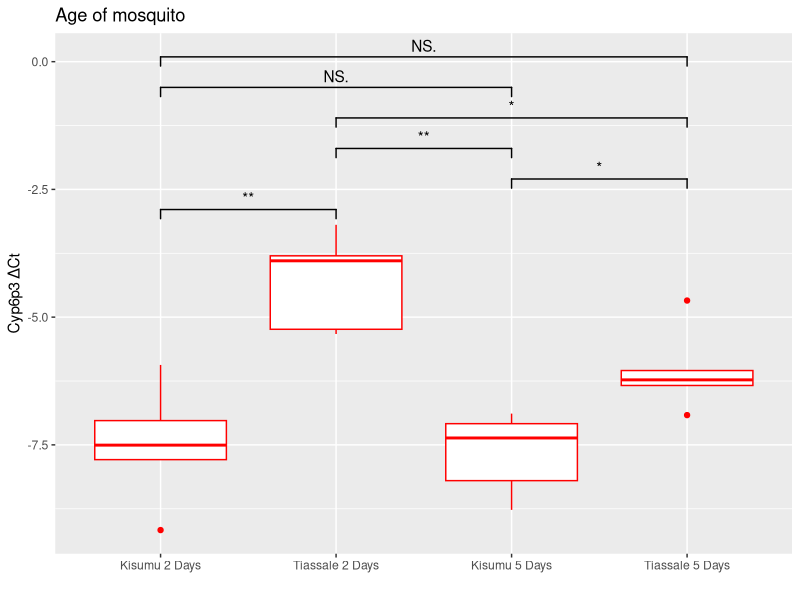
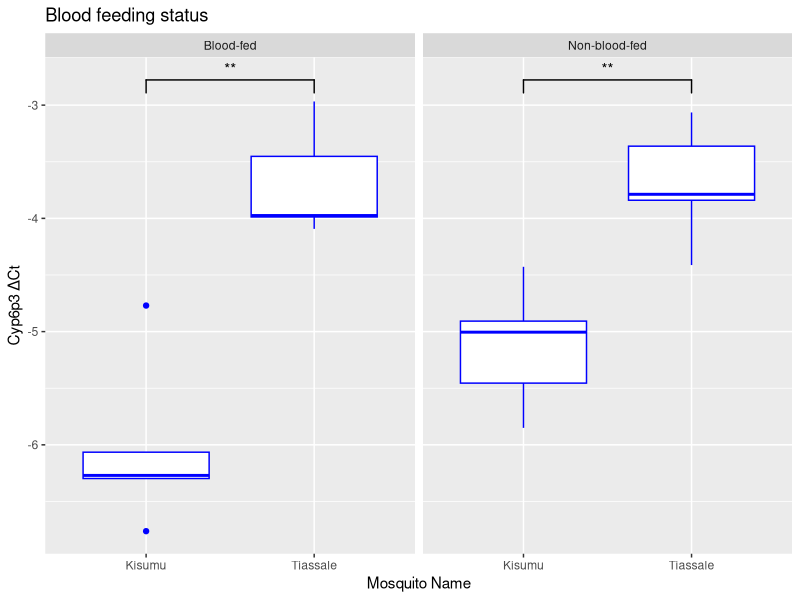
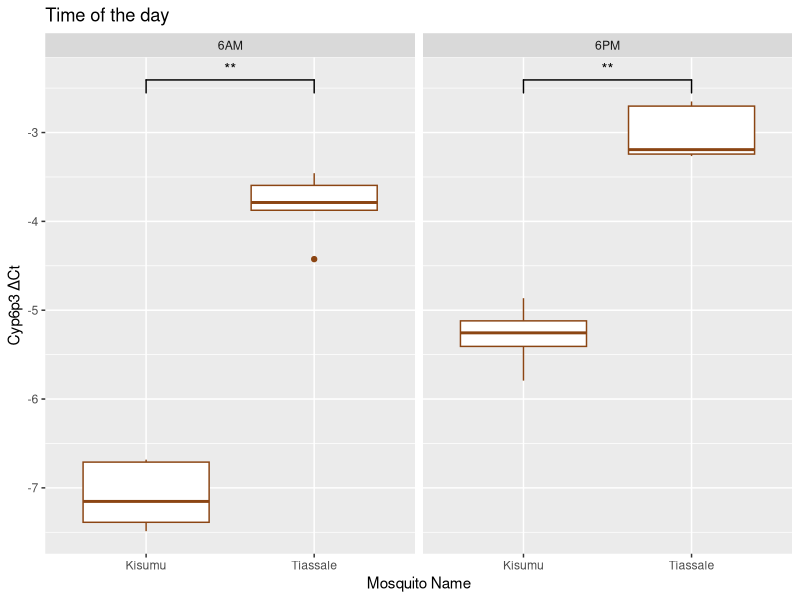
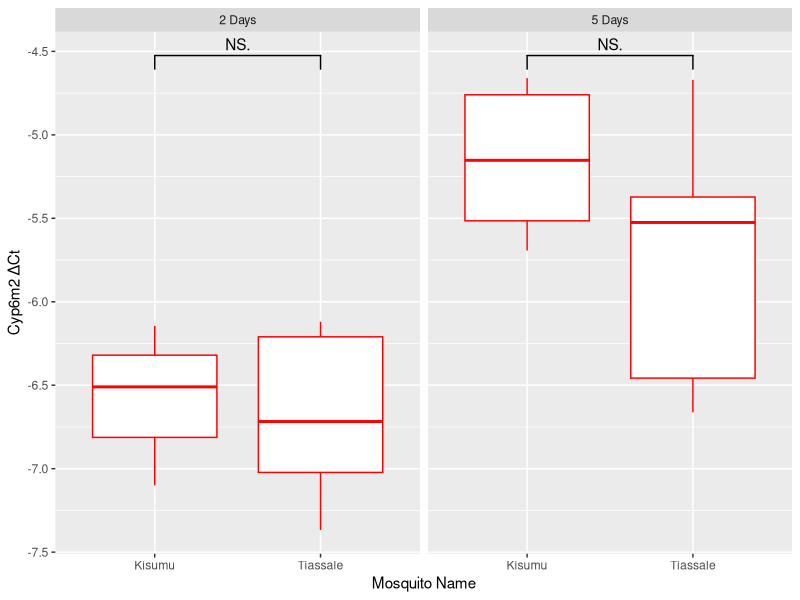
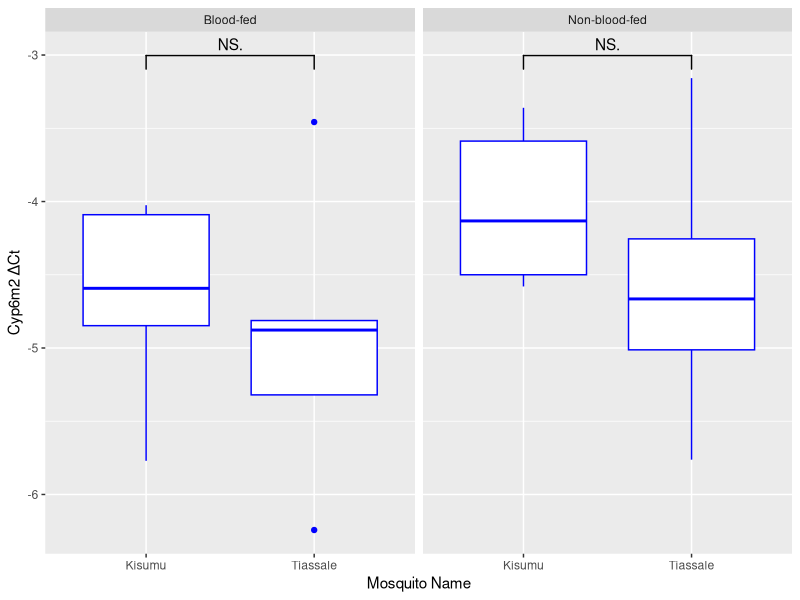
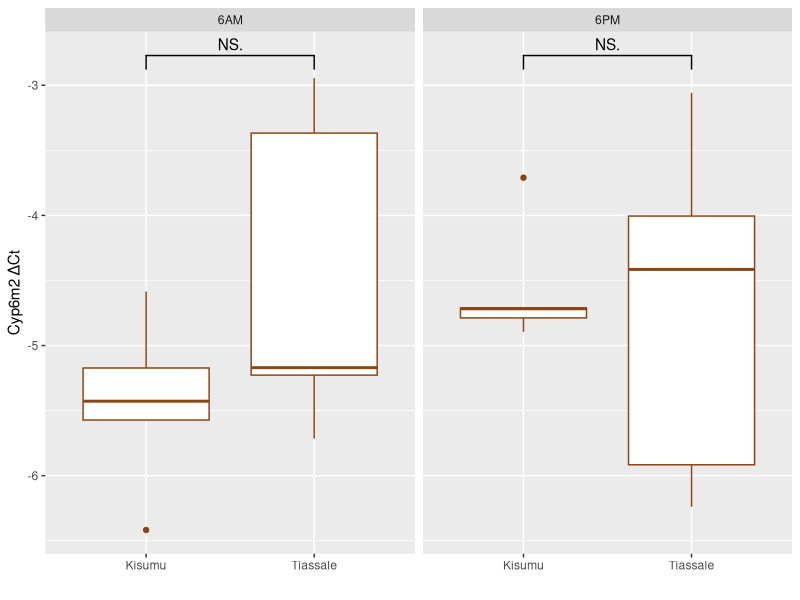
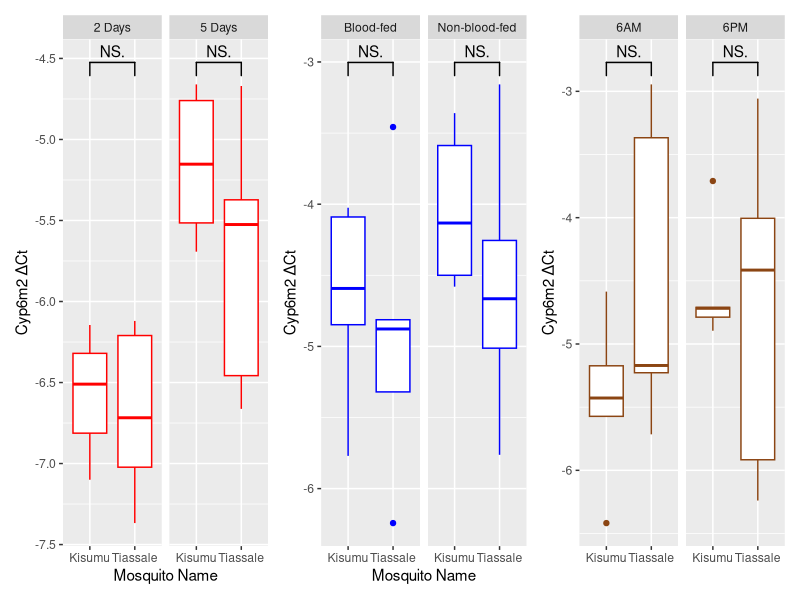
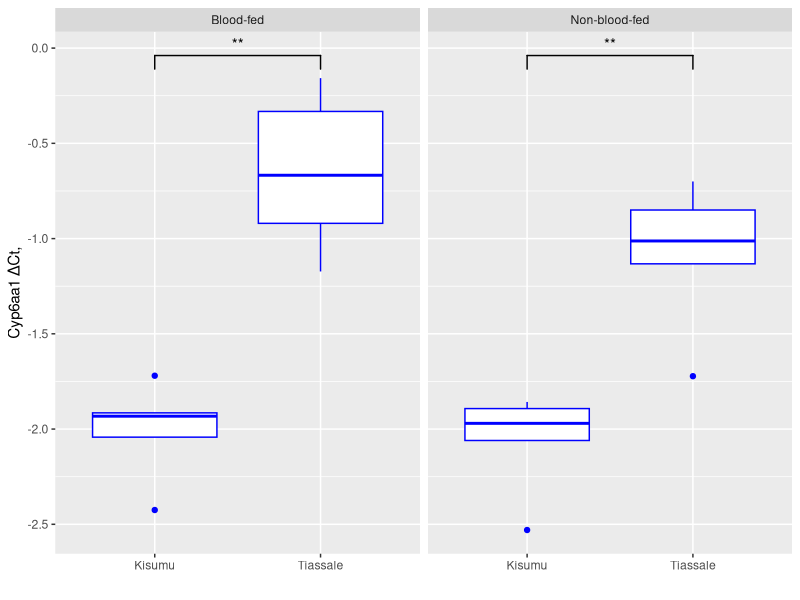

Reproduce these figures in R, in order.
# gene_expression_analysis
# 28/07/2024
# box



#pacman::p_load(rio,here,tidyverse,patchwork)


#load packages
library(readxl)
library(ggplot2)
library(ggsignif)
library(patchwork)

#working directory
setwd("C:/Users/justi/OneDrive/Desktop/Re_ Research project results")


age_mosq<- read_excel("gene_expression_data.xlsx",
                      sheet = "Age of the mosquito condition")


blood_feeding <- read_excel("gene_expression_data.xlsx",
                                   sheet = "Blood feeding status condition")

time_conditon <- read_excel("gene_expression_data.xlsx",
                                   sheet = "Time of the day condition")


# create box plot

# creates separate plots
# # age versus the gene expresion plot
# age_cyp6p3 <- ggplot(data = age_mosq,
#        aes(
#        x = `Sample Name`,
#        y = Cyp6p3)) +
#   geom_boxplot(color = "red") +
#   facet_wrap(~`Time of the day`) +
#   labs(x = "", y = 'Cyp6p3 ΔCt',
#        title = "Age of mosquito") +
#   geom_signif(comparisons = list(c("Kisumu", "Tiassale")),
#               map_signif_level = TRUE)
#
# print(age_cyp6p3)


age_mosq$Sample_Time <- paste(age_mosq$`Sample Name`, age_mosq$`Time of the day`, sep = " ")
# Ensure the order of levels for Sample_Time is set as desired
age_mosq$Sample_Time <- factor(age_mosq$Sample_Time, levels = c("Kisumu 2 Days", "Tiassale 2 Days", "Kisumu 5 Days", "Tiassale 5 Days"))

# Plot for age_mosq dataset with multiple comparisons
age_cyp6p3 <- ggplot(data = age_mosq,
                     aes(x = Sample_Time, y = Cyp6p3)) +
  geom_boxplot(color = "red") +
  labs(x = "", y = 'Cyp6p3 ΔCt', title = "Age of mosquito") +
  geom_signif(comparisons = list(
    c("Kisumu 2 Days", "Tiassale 2 Days"),
    c("Kisumu 5 Days", "Tiassale 5 Days"),
    c("Tiassale 2 Days", "Kisumu 5 Days"),
    c("Tiassale 2 Days", "Tiassale 5 Days"),
    c("Kisumu 2 Days", "Kisumu 5 Days"),
    c("Kisumu 2 Days", "Tiassale 5 Days")),
    map_signif_level = TRUE, step_increase = 0.1)

# Print the plot
print(age_cyp6p3)



#blood feeding status v gene expression
blood_cyp6p3 <- ggplot(data = blood_feeding,
       aes(
         x = `Sample Name`,
         y = Cyp6p3)) +
  geom_boxplot(color = "blue") +
  facet_wrap(~`Blood-feeding status`) +
  labs(x = "Mosquito Name",y = 'Cyp6p3 ΔCt',
       title = "Blood feeding status") +
  geom_signif(comparisons = list(c("Kisumu", "Tiassale")),
              map_signif_level = TRUE)

print(blood_cyp6p3)



#time of the day v gene expression
time_cyp6p3 <- ggplot(data = time_conditon,
       aes(
         x = `Sample Name`,
         y = Cyp6p3)) +
  geom_boxplot(color = "chocolate4") +
  facet_wrap(~`Time of the day`) +

  labs(x = "Mosquito Name",y = 'Cyp6p3 ΔCt',
       title = "Time of the day") +
  geom_signif(comparisons = list(c("Kisumu", "Tiassale")),
              map_signif_level = TRUE)

print(time_cyp6p3)



combined_cyp6p3 <- age_cyp6p3 + blood_cyp6p3 + time_cyp6p3


# the mosquito v gene expression Cyp6m2-----------------------------------------------------
age_cyp6m2 <- ggplot(data = age_mosq,
              aes(
                x = `Sample Name`,
                y = Cyp6m2)) +
  geom_boxplot(color = "red") +
  facet_wrap(~`Time of the day`) +
  labs(x = "Mosquito Name",y = 'Cyp6m2 ΔCt',)+
  geom_signif(comparisons = list(c("Kisumu", "Tiassale")),
              map_signif_level = TRUE)
print(age_cyp6m2)

#Blood feeding status v gene expression Cyp6m2
blood_cyp6m2 <- ggplot(data = blood_feeding,
                aes(
                  x = `Sample Name`,
                  y = Cyp6m2)) +
  geom_boxplot(color = "blue") +
  facet_wrap(~`Blood-feeding status`) +

  labs(x = "Mosquito Name", y = 'Cyp6m2 ΔCt',)+
  geom_signif(comparisons = list(c("Kisumu", "Tiassale")),
              map_signif_level = TRUE)
print(blood_cyp6m2)


#Time of the day v gene expression Cyp6m2
time_cyp6m2 <- ggplot(data = time_conditon,
               aes(
                 x = `Sample Name`,
                 y = Cyp6m2)) +
  geom_boxplot(color = "chocolate4") +
  facet_wrap(~`Time of the day`) +

  labs(x = "", y = 'Cyp6m2 ΔCt',)+
    geom_signif(comparisons = list(c("Kisumu", "Tiassale")),
                map_signif_level = TRUE)
print(time_cyp6m2)

combined_cyp6m2 <- age_cyp6m2 + blood_cyp6m2 + time_cyp6m2
print(combined_cyp6m2)

# the mosquito v gene expression Cyp6aa1--------------------------------------------------------
age_cyp6aa1 <- ggplot(data = age_mosq,
                     aes(
                       x = `Sample Name`,
                       y = Cyp6aa1)) +
  geom_boxplot(color = "red") +
  facet_wrap(~`Time of the day`) +

  labs(x = "",y = "Cyp6aa1 ΔCt",)

# the mosquito v gene expression Cyp6aa1
blood_cyp6aa1 <- ggplot(data = blood_feeding,
                       aes(
                         x = `Sample Name`,
                         y = Cyp6aa1)) +
  geom_boxplot(color = "blue") +
  facet_wrap(~`Blood-feeding status`) +

  labs(x = "", y = "Cyp6aa1 ΔCt,") +
  geom_signif(comparisons = list(c("Kisumu", "Tiassale")),
              map_signif_level = TRUE)

print(blood_cyp6aa1)




age_cyp6aa1 <- ggplot(data = age_mosq,
                      aes(x = `Sample Name`, y = Cyp6aa1)) +
  geom_boxplot(color = "red") +
  facet_wrap(~`Time of the day`) +
  labs(x = "", y = "Cyp6aa1 ΔCt") +
  geom_signif(comparisons = list(c("Kisumu", "Tiassale")),
              map_signif_level = TRUE)

print(age_cyp6aa1)




#Time of the day v gene expression Cyp6aa1
time_cyp6aa1 <- ggplot(data = time_conditon,
                      aes(
                        x = `Sample Name`,
                        y = Cyp6aa1)) +
  geom_boxplot(color = "chocolate4") +
  facet_wrap(~`Time of the day`) +
  labs(x = "", y = "Cyp6aa1 ΔCt",) +
  geom_signif(comparisons = list(c("Kisumu", "Tiassale")),
              map_signif_level = TRUE)

print(time_cyp6aa1)




combined_cyp6aa1 <- age_cyp6aa1 + blood_cyp6aa1 + time_cyp6aa1

# final combined plots

combined_cyp6p3/combined_cyp6m2/combined_cyp6aa1



# creates separate plots
# # age versus the gene expresion plot
# age_cyp6p3 <- ggplot(data = age_mosq,
#        aes(
#        x = `Sample Name`,
#        y = Cyp6p3)) +
#   geom_boxplot(color = "red") +
#   facet_wrap(~`Time of the day`) +
#   labs(x = "", y = 'Cyp6p3 ΔCt',
#        title = "Age of mosquito") +
#   geom_signif(comparisons = list(c("Kisumu", "Tiassale")),
#               map_signif_level = TRUE)
#
# print(age_cyp6p3)

age_cyp6m2 <- ggplot(data = age_mosq,
                     aes(
                       x = `Sample Name`,
                       y = Cyp6m2)) +
  geom_boxplot(color = "red") +
  facet_wrap(~`Time of the day`) +
  labs(x = "Mosquito Name",y = 'Cyp6m2 ΔCt',)+
  geom_signif(comparisons = list(c("Kisumu", "Tiassale")),
              map_signif_level = TRUE)
print(age_cyp6m2)
